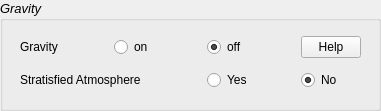
    <widget class="QGroupBox" name="groupBox_5">
     <property name="geometry">
      <rect>
       <x>1040</x>
       <y>220</y>
       <width>381</width>
       <height>111</height>
      </rect>
     </property>
     <property name="font">
      <font>
       <pointsize>10</pointsize>
       <italic>true</italic>
      </font>
     </property>
     <property name="title">
      <string>Gravity</string>
     </property>
     <widget class="QWidget" name="layoutWidget_9">
      <property name="geometry">
       <rect>
        <x>20</x>
        <y>30</y>
        <width>341</width>
        <height>67</height>
       </rect>
      </property>
      <property name="font">
       <font>
        <italic>false</italic>
       </font>
      </property>
      <layout class="QGridLayout" name="gridLayout_10">
       <item row="0" column="0">
        <widget class="QLabel" name="label_35">
         <property name="font">
          <font>
           <pointsize>9</pointsize>
           <italic>false</italic>
          </font>
         </property>
         <property name="text">
          <string>Gravity</string>
         </property>
         <property name="textFormat">
          <enum>Qt::PlainText</enum>
         </property>
         <property name="margin">
          <number>0</number>
         </property>
        </widget>
       </item>
       <item row="0" column="1">
        <widget class="QRadioButton" name="gravity_on">
         <property name="enabled">
          <bool>true</bool>
         </property>
         <property name="font">
          <font>
           <pointsize>9</pointsize>
          </font>
         </property>
         <property name="text">
          <string>on</string>
         </property>
         <property name="checked">
          <bool>false</bool>
         </property>
         <attribute name="buttonGroup">
          <string notr="true">buttonGroup</string>
         </attribute>
        </widget>
       </item>
       <item row="0" column="2">
        <widget class="QRadioButton" name="gravity_off">
         <property name="font">
          <font>
           <pointsize>9</pointsize>
          </font>
         </property>
         <property name="text">
          <string>off</string>
         </property>
         <property name="checked">
          <bool>true</bool>
         </property>
         <attribute name="buttonGroup">
          <string notr="true">buttonGroup</string>
         </attribute>
        </widget>
       </item>
       <item row="0" column="3">
        <widget class="QPushButton" name="help_6">
         <property name="maximumSize">
          <size>
           <width>60</width>
           <height>16777215</height>
          </size>
         </property>
         <property name="font">
          <font>
           <pointsize>9</pointsize>
          </font>
         </property>
         <property name="text">
          <string>Help</string>
         </property>
         <property name="icon">
          <iconset>
           <normaloff>help-browser-4.png</normaloff>help-browser-4.png</iconset>
         </property>
        </widget>
       </item>
       <item row="1" column="0" colspan="2">
        <widget class="QLabel" name="label_6">
         <property name="font">
          <font>
           <pointsize>9</pointsize>
           <italic>false</italic>
          </font>
         </property>
         <property name="text">
          <string>Stratisfied Atmosphere</string>
         </property>
        </widget>
       </item>
       <item row="1" column="2">
        <widget class="QRadioButton" name="startified_atmos_on">
         <property name="font">
          <font>
           <pointsize>9</pointsize>
          </font>
         </property>
         <property name="text">
          <string>Yes</string>
         </property>
         <property name="checked">
          <bool>false</bool>
         </property>
        </widget>
       </item>
       <item row="1" column="3">
        <widget class="QRadioButton" name="startified_atmos_off">
         <property name="font">
          <font>
           <pointsize>9</pointsize>
          </font>
         </property>
         <property name="text">
          <string>No</string>
         </property>
         <property name="checked">
          <bool>true</bool>
         </property>
        </widget>
       </item>
      </layout>
     </widget>
    </widget>
